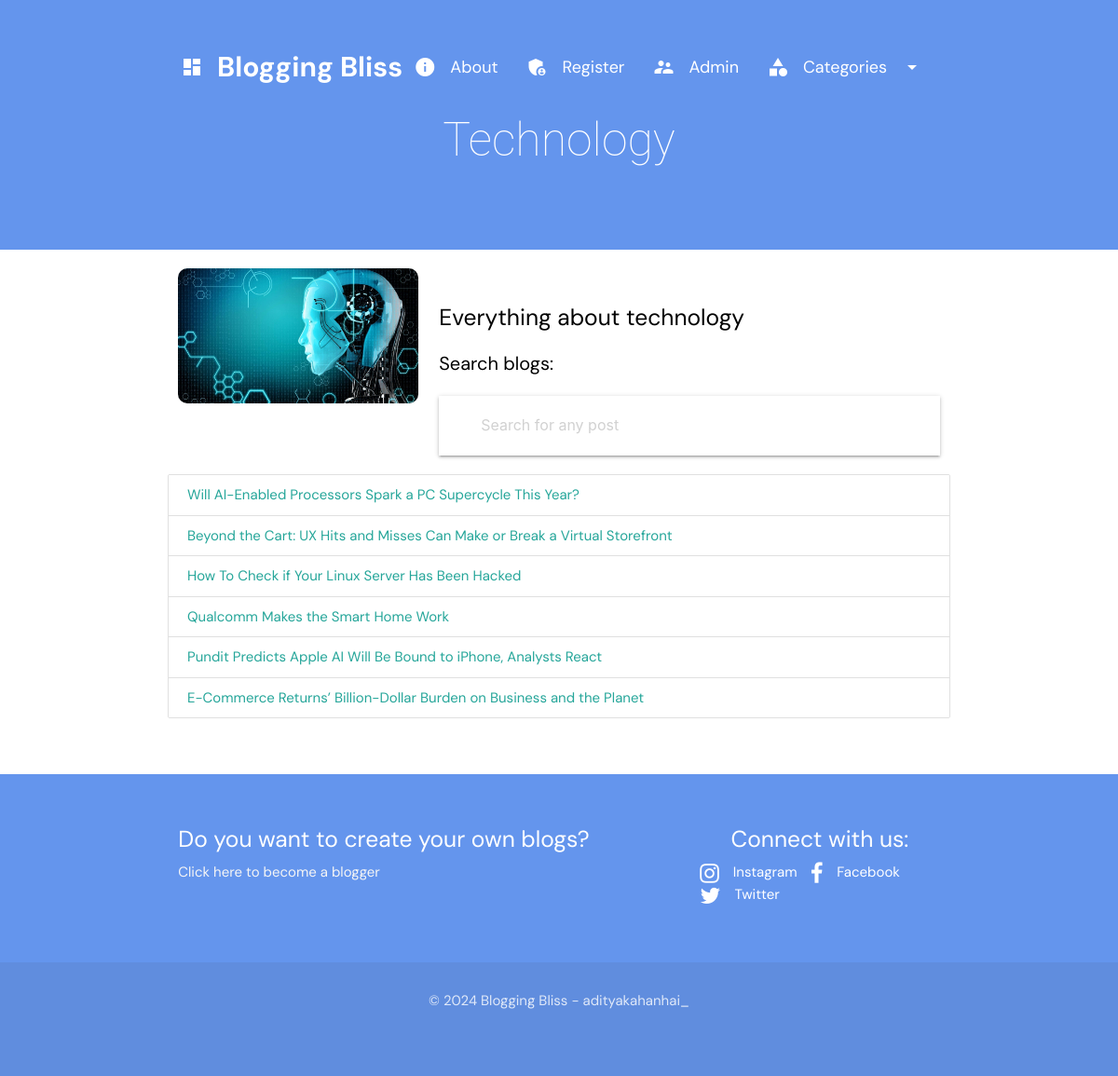
Screenshot of /category/tech with the database file from the repository.
### blogApp/models.py (models this page shows, shortened)
class Category(models.Model):
    cat_id = models.AutoField(primary_key=True)
    title = models.CharField(max_length=100)
    description = models.TextField()
    url = models.CharField(max_length=100)
    image = models.ImageField(upload_to='category/')
    add_date = models.DateTimeField(auto_now_add=True, null=True)

class Post(models.Model):
    post_id = models.AutoField(primary_key=True)
    title = models.CharField(max_length=200)
    content = HTMLField()
    url = models.CharField(max_length=100)
    cat = models.ForeignKey(Category, on_delete=models.CASCADE)
    image = models.ImageField(upload_to='post/')

### blogApp/views.py (the view)
# urls.py: path('category/<slug:url>', category),
def category(request, url):
    cat = Category.objects.get(url=url)
    query = request.GET.get('q')
    if query:
        posts = Post.objects.filter(cat=cat, title__icontains=query)
    else:
        posts = Post.objects.filter(cat=cat)
    return render(request, "category.html", {'cat': cat, 'posts': posts})

### blogApp/templates/category.html (shortened to what this page needs)
{% extends 'base.html' %}
{% block content %}
<section class="welcome-section">
    <div class="container">
        <h3 class="welcome-heading" style="font-weight: 100; font-size: 50px;">{{ cat.title }}</h3>
    </div>
</section>
<div class="container">
    <div class="row">
        <div class="col s12 m4">
            <img src="/media/{{cat.image}}" class="responsive-img" style="max-height:450px;width:100%;object-fit:cover; border-radius: 10px;">
        </div>
        <div class="col s12 m8">
            <div class="description black-text">
                <h5>{{cat.description}}</h5>
                <p>Search blogs:</p>
            </div>
            <nav>
                <div class="nav-wrapper">
                    <form method="GET" action="{% url 'search_results' %}">
                        <div class="input-field white">
                          <i class="material-icons prefix">search</i>
                          <input type="text" name="q" id="search" class="validate black-text" placeholder="Search for any post">
                        </div>
                      </form>
                </div>
            </nav>
        </div>
    </div>
    <div class="collection">
        {% if query %}
            <h4>Search Results for "{{ query }}"</h4>
            {% if posts %}
                {% for p in posts %}
                    <a href="/blog/{{ p.url }}" class="collection-item">{{ p.title }}</a>
                {% endfor %}
            {% else %}
                <p>No results found for "{{ query }}".</p>
            {% endif %}
        {% else %}
            {% for p in posts %}
                <a href="/blog/{{ p.url }}" class="collection-item">{{ p.title }}</a>
            {% empty %}
                <h3>No posts in this category</h3>
            {% endfor %}
        {% endif %}
    </div>
</div>
{% endblock %}

### blogApp/static/css/style.css (style rules this page uses)
body { font-family: "DM Sans", sans-serif!important; }
.welcome-section { background-color: cornflowerblue; padding: 30px 0; text-align: center; }
.welcome-heading { font-family: 'Roboto', sans-serif; font-size: 60px; font-weight: 700; margin-bottom: 20px; color: #fff; }
.description { color: rgb(240, 238, 238); margin-top: 40px; font-size: 20px; }
.container { margin-top: 20px; margin-bottom: 60px; }

### blogApp/templates/footer.html (style rules this page uses)
a { color: inherit; }

### rows the page displays
Category: title "Technology", image (picture), description "Everything about technology"
Post: title "Will AI-Enabled Processors Spark a PC Supercycle This Year?"
Post: title "Beyond the Cart: UX Hits and Misses Can Make or Break a Virtual Storefront"
Post: title "How To Check if Your Linux Server Has Been Hacked"
Post: title "Qualcomm Makes the Smart Home Work"
Post: title "Pundit Predicts Apple AI Will Be Bound to iPhone, Analysts React"
Post: title "E-Commerce Returns’ Billion-Dollar Burden on Business and the Planet"
